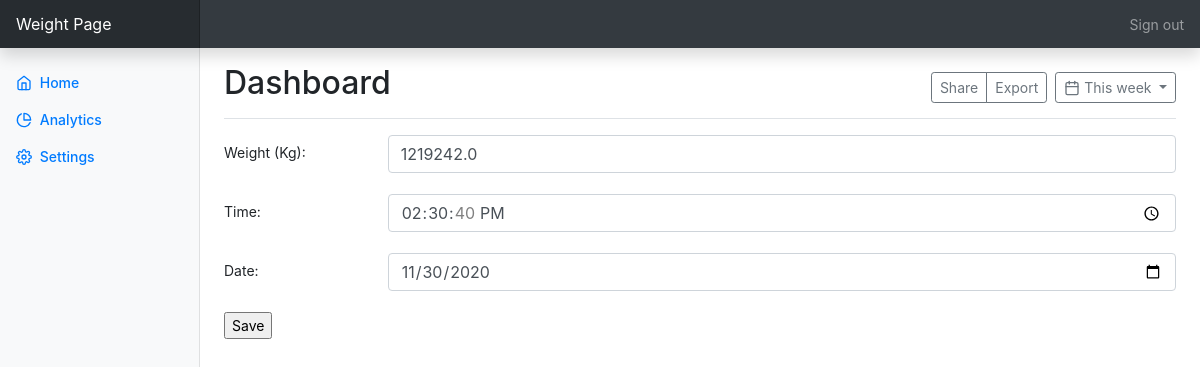
Before: /dashboard/analytics/edit/53 with the older database file.
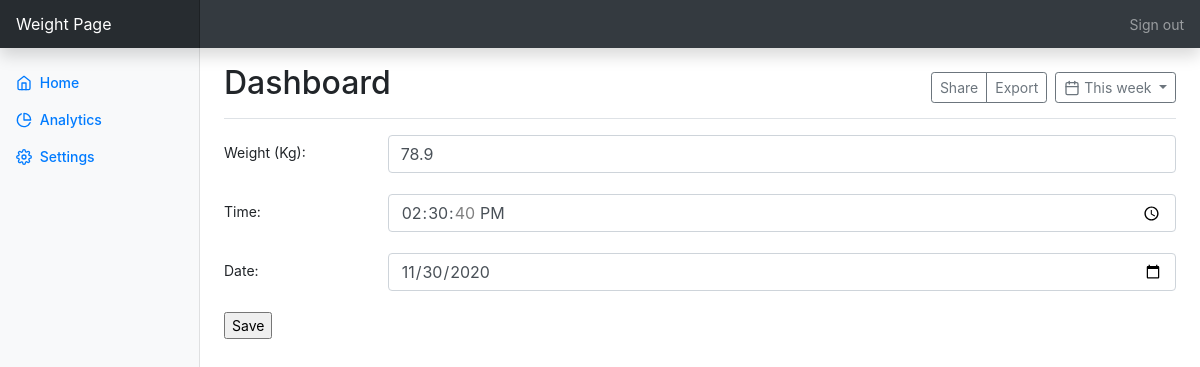
After: the same page with the newer database file.
### weightpage/models.py (models this page shows, shortened)
class SideBar(models.Model):
    title = models.CharField(max_length=30)
    icon = models.CharField(max_length=50)
    url = models.CharField(max_length=30, default="")

class Weight(models.Model):
    user = models.ForeignKey(User, on_delete=models.CASCADE)
    weight = models.FloatField(null=False)
    time = models.TimeField()
    date = models.DateField()

### weightpage/views.py (the view)
# urls.py: path('dashboard/analytics/edit/<int:weight_id>', weightpage.views.edit_info, name='edit_info'),
def edit_info(request, weight_id):
    sidebar = SideBar.objects.all()
    try:
        weight = Weight.objects.get(id=weight_id)
        form = WeightForm(instance=weight)
        context = {
            'form': form,
            'sidebar': sidebar,
            'weight': weight
        }
        if request.method == 'POST':
            new_form = WeightForm(request.POST, instance=weight)
            if new_form.is_valid():
                new_form.save()
                return dashboard(request, "analytics", message="Data successfully changed!")
        else:
            return render(request, 'weightpage/edit_info.html', context)
    except Weight.DoesNotExist:
        raise Http404('Data not found.')

### weightpage/forms.py
class WeightForm(forms.ModelForm):
    class Meta:
        model = Weight
        fields = [
            'user',
            'weight',
            'time',
            'date'
        ]
        widgets = {
            'user':forms.HiddenInput(),
            'time': TimeInput(),
            'date': DateInput()
        }
        labels = {
            "weight": "Weight (Kg)"
        }

### weightpage/templates/weightpage/edit_info.html
{% extends 'weightpage/base.html' %}
{% load widget_tweaks %}
{% block content %}
    <form method="POST"> {% csrf_token %}
        {% for field in form %}
            {% if  field.label == "User" %}
                <div class="form-group row" hidden>
                <label for="user" class="col-2 col-form-label">{{ field.label_tag }}</label>
                    <div class="col-10">
                        {% render_field field class="form-control" %}
                    </div>
              </div>
            {% else %}
                <div class="form-group row">
                <label for="user" class="col-2 col-form-label">{{ field.label_tag }}</label>
                    <div class="col-10">
                        {% render_field field class="form-control" %}
                    </div>
              </div>
            {% endif %}
        {% endfor %}
        <input type="submit" value="Save">
    </form>
{% endblock %}

### weightpage/templates/weightpage/base.html (shortened to what this page needs)
{% load static %}
<!doctype html>
<html lang="en">
  <head>
    <link href="{%  static "css/bootstrap.min.css" %}" rel="stylesheet">
      <link href="{% static 'dashboard.css' %}" rel="stylesheet">
  </head>
  <body>
  <nav class="navbar navbar-dark sticky-top bg-dark flex-md-nowrap p-0 shadow">
  <a class="navbar-brand col-md-3 col-lg-2 mr-0 px-3" href="{% url 'dashboard' 'home' %}">Weight Page</a>
  <ul class="navbar-nav px-3">
    <li class="nav-item text-nowrap">
      <a class="nav-link" href="{% url 'loginpage' %}">Sign out</a>
    </li>
  </ul>
  </nav>
<div class="container-fluid">
  <div class="row">
    <nav id="sidebarMenu" class="col-md-3 col-lg-2 d-md-block bg-light sidebar collapse">
      <div class="sidebar-sticky pt-3">
          {% for sidebar_objects in sidebar %}
              <ul class="nav flex-column">
                <li class="nav-item">
                    <a class="nav-link active" href="{% url 'dashboard' sidebar_objects.url %}">
                        <span data-feather="{{ sidebar_objects.icon }}"></span>
                        {{ sidebar_objects.title }} <span class="sr-only">(current)</span>
                    </a>
                </li>
              </ul>
          {%  endfor %}
      </div>
    </nav>
    <main role="main" class="col-md-9 ml-sm-auto col-lg-10 px-md-4">
      <div class="d-flex justify-content-between flex-wrap flex-md-nowrap align-items-center pt-3 pb-2 mb-3 border-bottom">
        <h1 class="h2">Dashboard</h1>
        <div class="btn-toolbar mb-2 mb-md-0">
          <div class="btn-group mr-2">
            <button type="button" class="btn btn-sm btn-outline-secondary">Share</button>
            <button type="button" class="btn btn-sm btn-outline-secondary">Export</button>
          </div>
          <button type="button" class="btn btn-sm btn-outline-secondary dropdown-toggle">
            <span data-feather="calendar"></span>
            This week
          </button>
        </div>
      </div>
{% block content %}
{% endblock %}
  </main>
  </div>
</div>

### weightpage/static/dashboard.css (style rules this page uses)
body { font-size: .875rem; }
.feather { width: 16px; height: 16px; vertical-align: text-bottom; }
.sidebar { position: fixed; top: 0; bottom: 0; left: 0; z-index: 100; padding: 48px 0 0; box-shadow: inset -1px 0 0 rgba(0, 0, 0, .1); }
.sidebar-sticky { position: relative; top: 0; height: calc(100vh - 48px); padding-top: .5rem; overflow-x: hidden; overflow-y: auto; }
.sidebar .nav-link { font-weight: 500; color: #333; }
.sidebar .nav-link .feather { margin-right: 4px; color: #999; }
.sidebar .nav-link.active { color: #007bff; }
.sidebar .nav-link:hover .feather, .sidebar .nav-link.active .feather { color: inherit; }
.navbar-brand { padding-top: .75rem; padding-bottom: .75rem; font-size: 1rem; background-color: rgba(0, 0, 0, .25); box-shadow: inset -1px 0 0 rgba(0, 0, 0, .25); }

Changed rows visible on the page:
changed Weight: weight "1219242.0" → "78.9"
